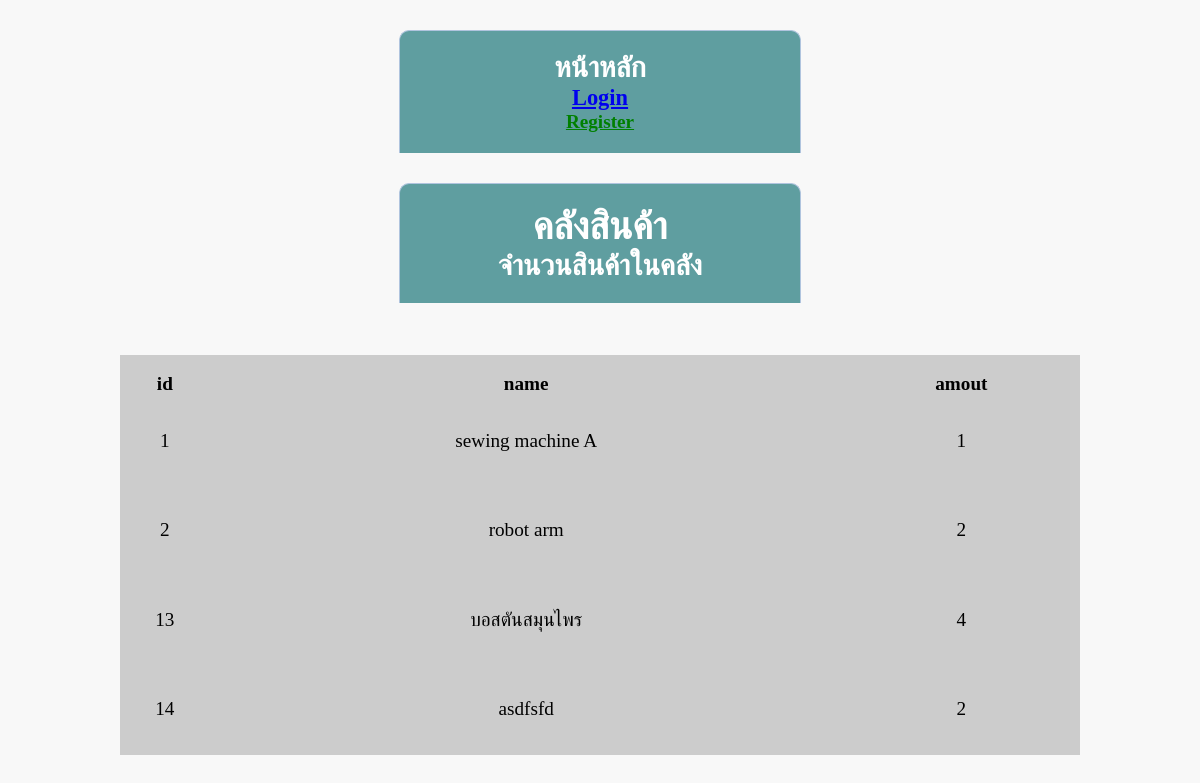
The page / on the database its author committed.
### tables this page shows
CREATE TABLE `products` (
  `ID` int(100) NOT NULL,
  `name` varchar(20) NOT NULL,
  `amout` int(200) NOT NULL
);

### index.php (the view, shortened to what this page needs)
<!DOCTYPE html>
<html lang="en">
<head>
    <link rel="stylesheet" href="style.css?v=1001">
</head>
<body>
<?php
include 'dbconnect.php';
$query = "SELECT * FROM  products";
$result =mysqli_query($con,$query) or die("error ").mysqli_error($query);
?>
    <div class="header">
        <h2>หน้าหลัก</h2>
        <?php if(!isset($_SESSION['username'])) : ?>
        <h3><a href="login.php">Login</a></h3>
        <h4><a href="register.php" style="color:green">Register</a></h4>
       <?php endif ?>
    </div>
    <div class="header">
    <h1>คลังสินค้า </h1>
    <h2 >จำนวนสินค้าในคลัง </h2>
    </div><br>
<table class="homecontent">
    <thead>
        <tr>
            <th>id</th>
            <th>name</th>
            <th>amout</th>
        </tr>
        </thead>
        <tbody>
        <?php foreach ($result as $row) {   ?>
                <tr>
                        <td><?php echo $row['ID']; ?>   </td>
                        <td><?php echo $row['name']; ?>   </td>
                        <td><?php echo $row['amout']; ?>   </td>
                </tr>
                <?php } ?>
        </tbody>
</table>
</body>
</html>

### style.css (style rules this page uses)
* { margin: 0; padding: 0; }
body { font-size: 120%; background: #f8f8f8; }
.header { width: 30%; margin: 30px auto 0px; color: white; background: #5f9ea0; text-align: center; border: 1px solid #b0c4de; border-bottom: none; border-radius: 10px 10px 0px 0px; padding: 20px; }
.homecontent { margin: 30px auto 0px; text-align: center; padding-top: 1rem; width: 80%; background: #ccc; height: 50vh; }

### rows shown on the page
products: ID "1", name "sewing machine A", amout "1"
products: ID "2", name "robot arm", amout "2"
products: ID "13", name "บอสตันสมุนไพร", amout "4"
products: ID "14", name "asdfsfd", amout "2"
